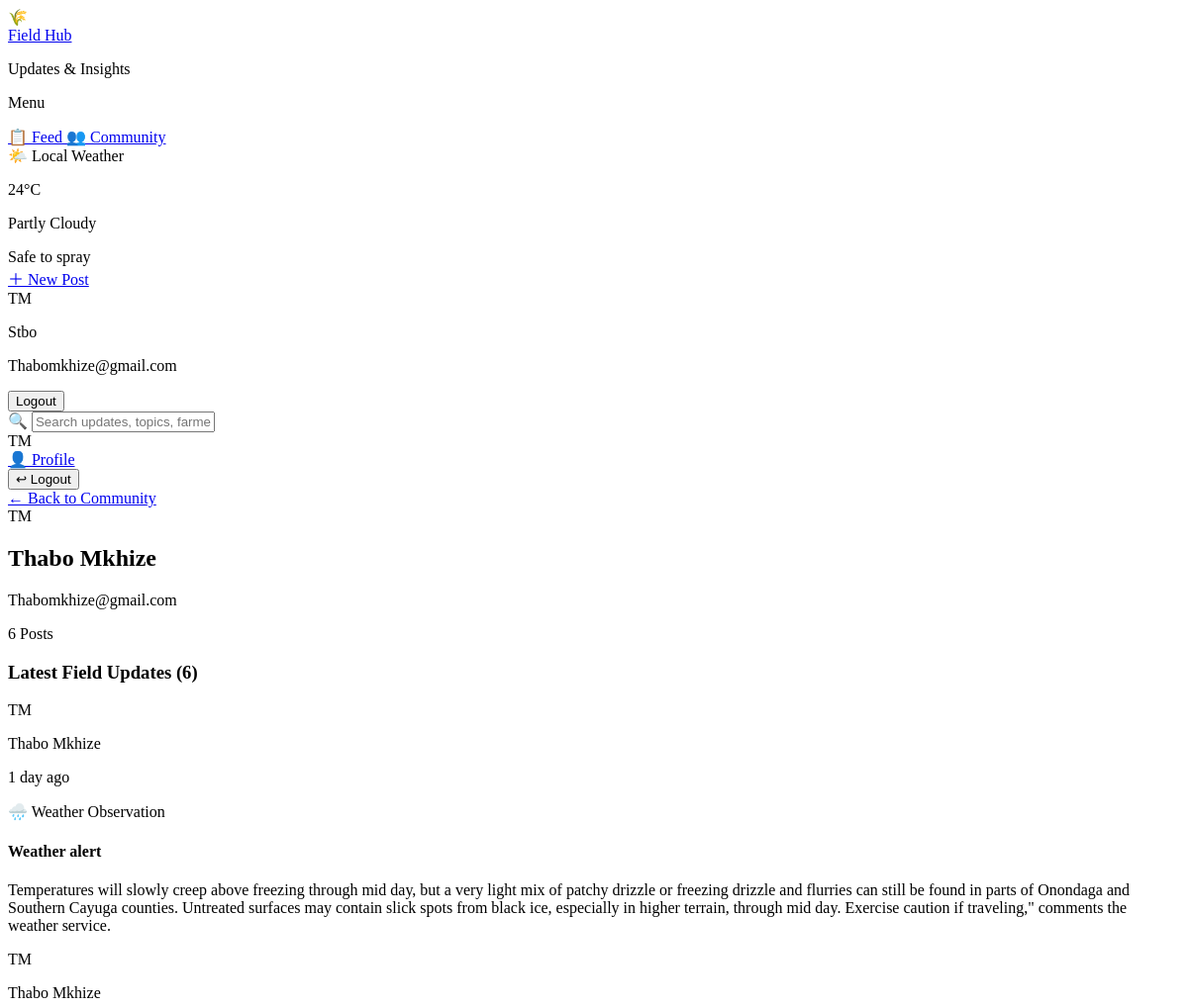
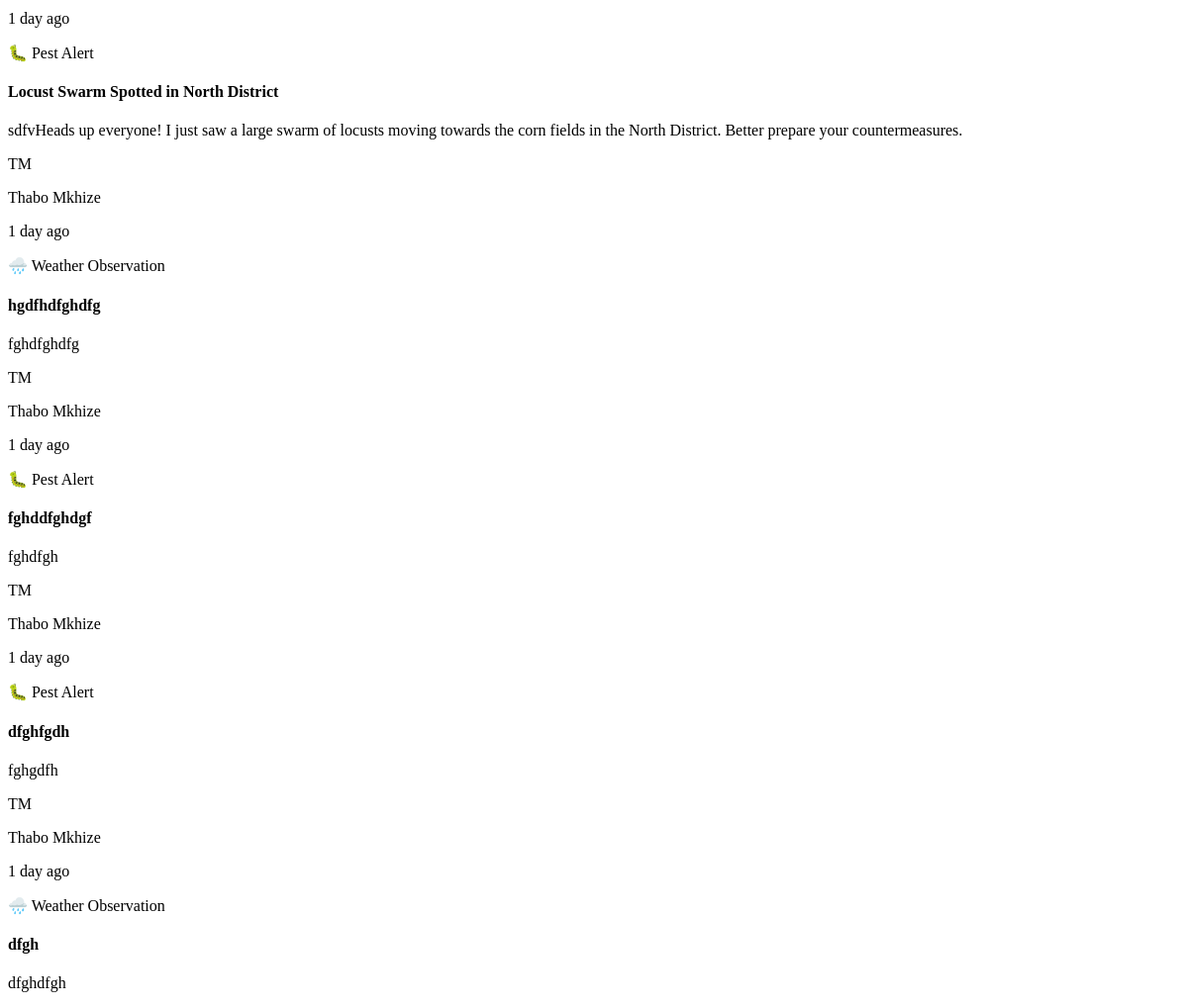
Before: /profile/5/ (signed in) with the older database file (2 pictures, top to bottom).
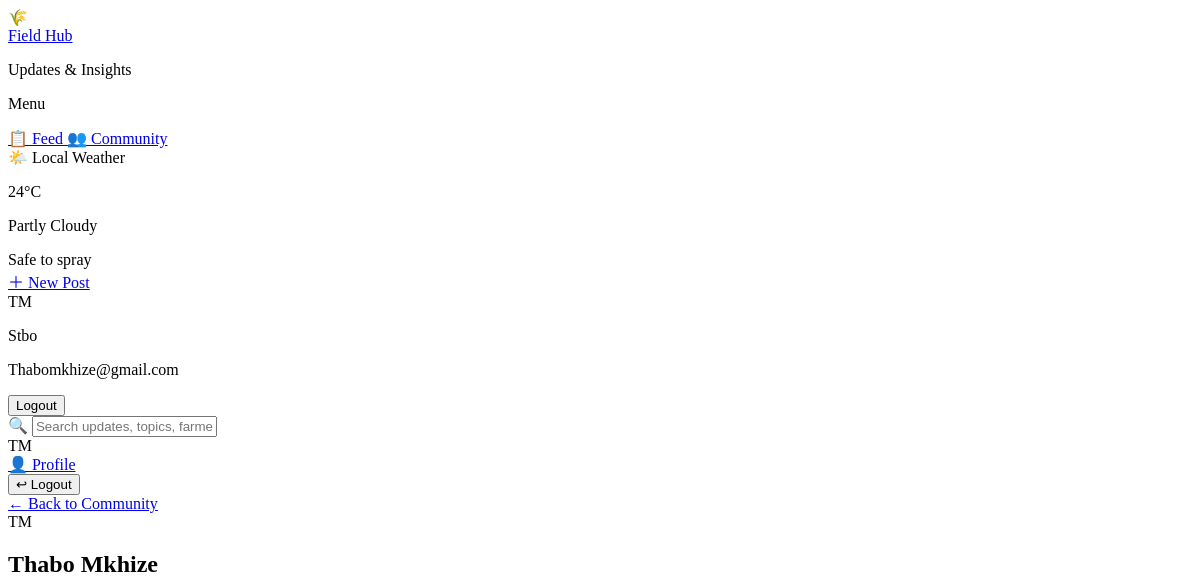
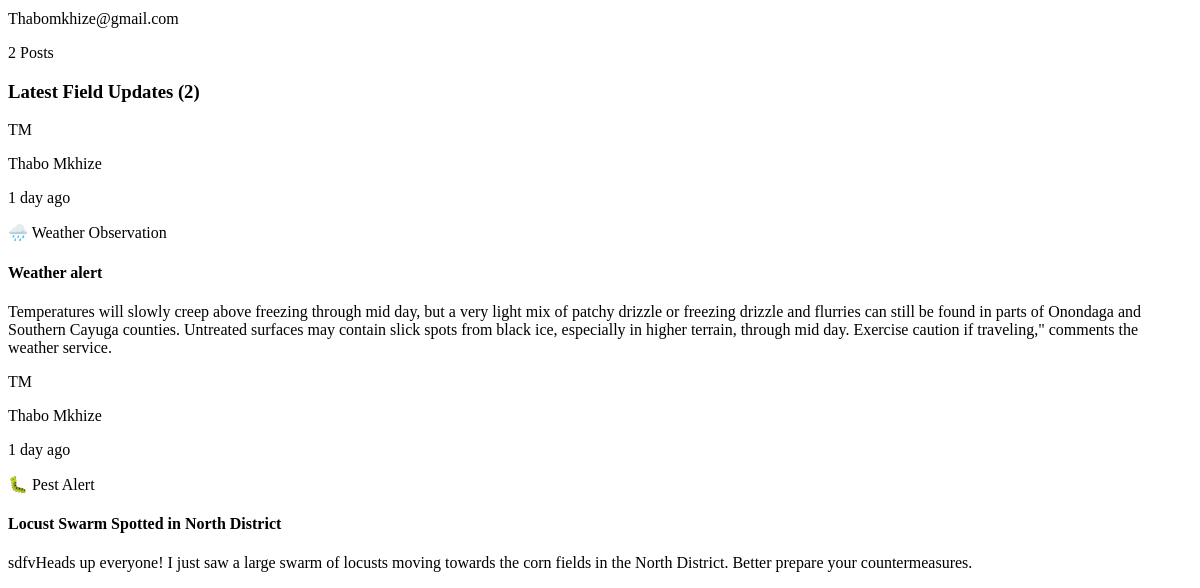
After: the same page with the newer database file (2 pictures, top to bottom).
### core/models.py (models this page shows, shortened)
class FieldUpdate(models.Model):
    CATEGORY_CHOICES = [
        ('pest_alert', 'Pest Alert'),
        ('weather', 'Weather Observation'),
        ('crop_condition', 'Crop Condition'),
        ('fertilizer', 'Fertilizer Tip'),
        ('general', 'General Insight'),
    ]
    author = models.ForeignKey(
        User,
        on_delete=models.CASCADE,
        related_name='field_updates'
    )
    title = models.CharField(max_length=200)
    message = models.TextField()
    category = models.CharField(
        max_length=20,
        choices=CATEGORY_CHOICES
    )
    image = models.ImageField(
        upload_to='post_images/',
        blank=True,
        null=True
    )
    created_at = models.DateTimeField(auto_now_add=True)

### core/views.py (the view)
# urls.py: path('profile/<int:pk>/', views.profile, name='profile'),
@login_required
def profile(request, pk):
    user = User.objects.get(pk=pk)
    posts = FieldUpdate.objects.filter(author=user).order_by('-created_at')
    return render(request, 'core/profile.html', {'profile_user': user, 'posts': posts})

### core/templates/core/profile.html (shortened to what this page needs)
{% extends 'base.html' %}
{% block content %}
<a href="{% url 'community' %}" class="inline-flex items-center gap-2 text-sm text-gray-500 hover:text-gray-700 mb-6">
  ← Back to Community
</a>
<div class="bg-white border border-gray-200 rounded-xl overflow-hidden shadow-sm mb-6">
  <div class="px-6 pb-6">
    <div class="w-16 h-16 bg-green-600 rounded-full flex items-center justify-center text-white font-bold text-xl -mt-8 mb-3 border-4 border-white">
      {{ profile_user.first_name|first|upper }}{{ profile_user.last_name|first|upper }}
    </div>
    <h2 class="text-xl font-bold text-gray-800">{{ profile_user.get_full_name }}</h2>
    <p class="text-sm text-gray-400 mb-3">{{ profile_user.email }}</p>
    <span class="text-xs text-green-700 bg-green-50 border border-green-200 px-3 py-1 rounded-full">
      {{ posts.count }} Posts
    </span>
  </div>
</div>
<h3 class="text-lg font-bold text-gray-800 mb-4">Latest Field Updates ({{ posts.count }})</h3>
<div class="flex flex-col items-center">
  {% for post in posts %}
  <div class="bg-white border border-gray-200 rounded-xl p-6 shadow-sm mb-4 w-full max-w-3xl">
    <div class="flex items-center justify-between mb-4">
      <div class="flex items-center gap-3">
        <div class="w-10 h-10 bg-green-600 rounded-full flex items-center justify-center text-white text-sm font-bold flex-shrink-0">
          {{ post.author.first_name|first|upper }}{{ post.author.last_name|first|upper }}
        </div>
        <div>
          <p class="text-sm font-semibold text-gray-800">{{ post.author.get_full_name }}</p>
          <p class="text-xs text-gray-400">{{ post.created_at|timesince }} ago</p>
        </div>
      </div>
      {% if post.category == 'pest_alert' %}
        <span class="text-xs px-3 py-1 rounded-full bg-red-50 text-red-600 border border-red-200">🐛 Pest Alert</span>
      {% elif post.category == 'weather' %}
        <span class="text-xs px-3 py-1 rounded-full bg-blue-50 text-blue-600 border border-blue-200">🌧️ Weather Observation</span>
      {% elif post.category == 'crop_condition' %}
        <span class="text-xs px-3 py-1 rounded-full bg-green-50 text-green-700 border border-green-200">🌿 Crop Condition</span>
      {% elif post.category == 'fertilizer' %}
        <span class="text-xs px-3 py-1 rounded-full bg-yellow-50 text-yellow-700 border border-yellow-200">🌱 Fertilizer Tip</span>
      {% else %}
        <span class="text-xs px-3 py-1 rounded-full bg-gray-50 text-gray-600 border border-gray-200">💬 General Insight</span>
      {% endif %}
    </div>
    <h4 class="font-bold text-gray-800 mb-2">{{ post.title }}</h4>
    <p class="text-sm text-gray-500 mb-4">{{ post.message }}</p>
  </div>
  {% empty %}
    <p class="text-sm text-gray-400">No posts yet.</p>
  {% endfor %}
</div>
{% endblock %}

Changed rows visible on the page:
removed FieldUpdate: author.first_name|first "T", author.last_name|first "M", author.get_full_name "Thabo Mkhize", created_at "1 day", category "🌧️ Weather Observation", title "hgdfhdfghdfg", message "fghdfghdfg"
removed FieldUpdate: author.first_name|first "T", author.last_name|first "M", author.get_full_name "Thabo Mkhize", created_at "1 day", category "🐛 Pest Alert", title "fghddfghdgf", message "fghdfgh"
removed FieldUpdate: author.first_name|first "T", author.last_name|first "M", author.get_full_name "Thabo Mkhize", created_at "1 day", category "🐛 Pest Alert", title "dfghfgdh", message "fghgdfh"
removed FieldUpdate: author.first_name|first "T", author.last_name|first "M", author.get_full_name "Thabo Mkhize", created_at "1 day", category "🌧️ Weather Observation", title "dfgh", message "dfghdfgh"
Other visible differences:
{{ posts.count }}: "6" → "2"
